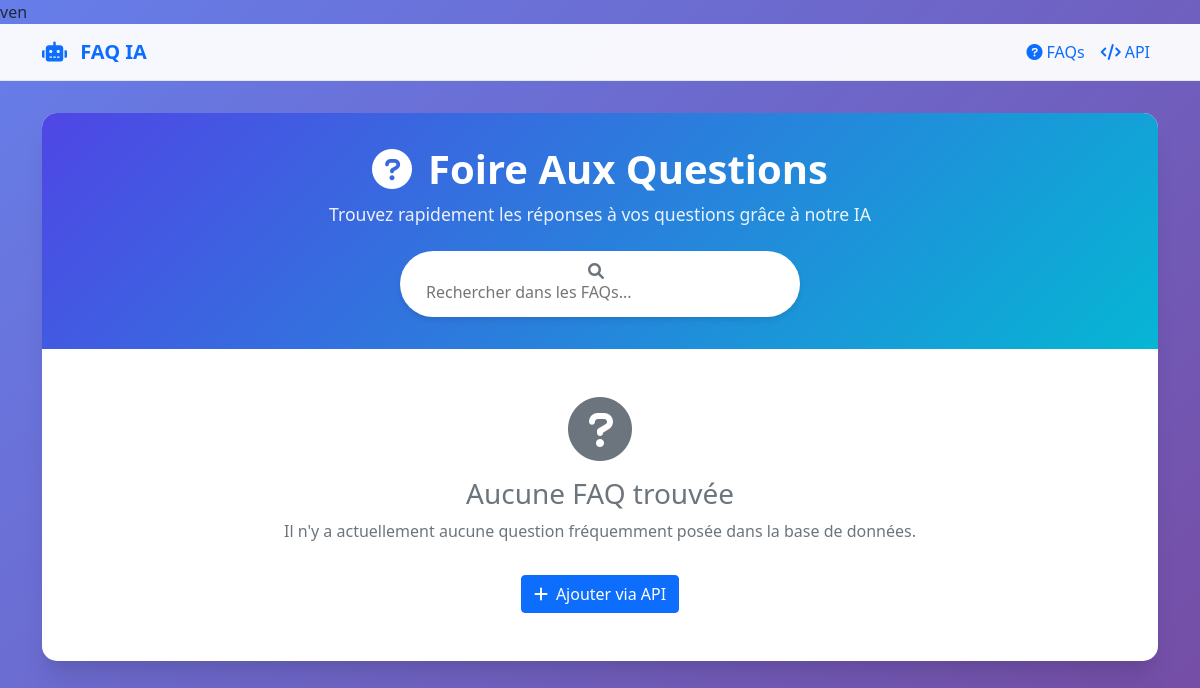
Page /faqs on the earlier database version.
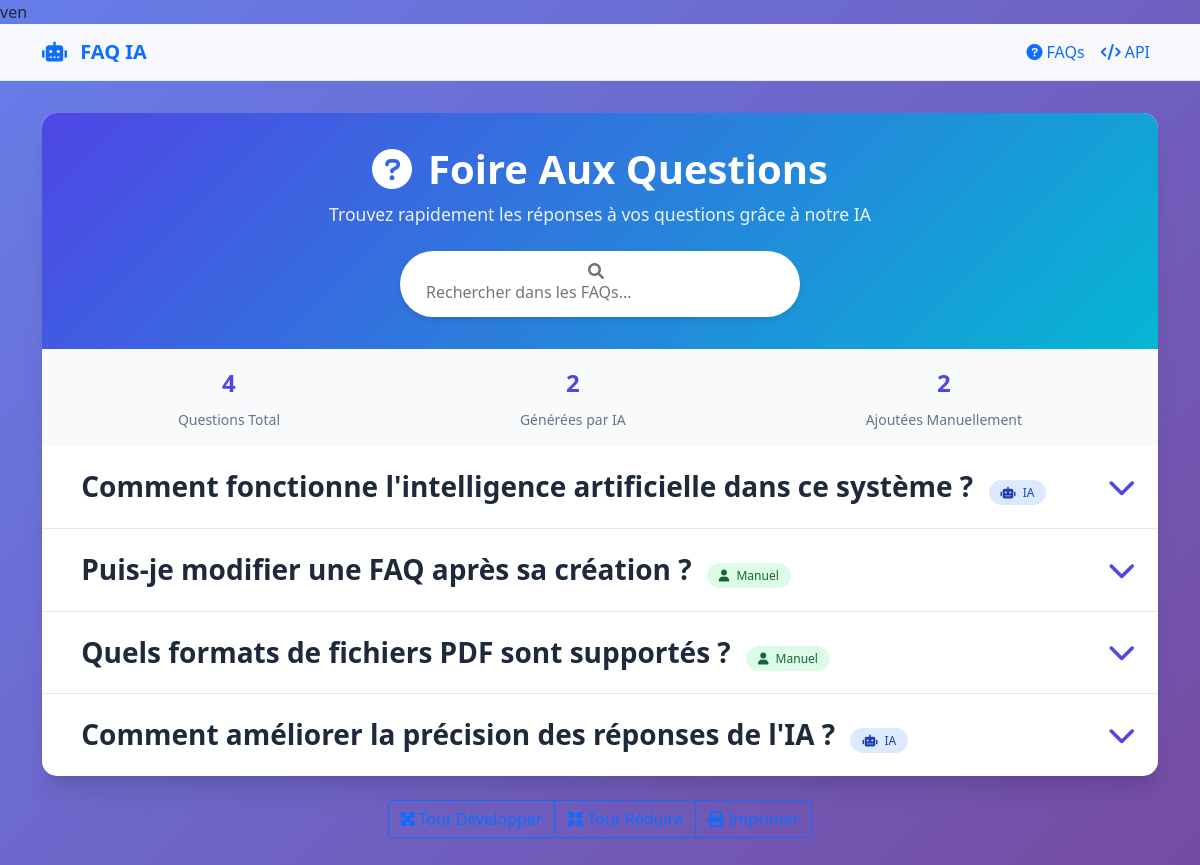
Same page on the later database version.
### models/__init__.py (models this page shows)
class FAQ(db.Model):
    id = db.Column(db.Integer, primary_key=True)
    question = db.Column(db.Text, nullable=False)
    answer = db.Column(db.Text, nullable=False)
    source = db.Column(db.String(20), nullable=False)  # 'manuel' ou 'ia'
    created_at = db.Column(db.DateTime, server_default=db.func.now())
    updated_at = db.Column(db.DateTime, onupdate=db.func.now())

### view/faq.py (the view)
@faq_bp.route('/', methods=['GET'])
@faq_bp.route('/faqs', methods=['GET'])
def faq_list():
    faqs = FAQ.query.order_by(FAQ.created_at.desc()).all()
    return render_template('faq_list.html', faqs=faqs)

### app.py (called while the page is built)
@app.template_filter('nl2br')
def nl2br_filter(text):
    if text is None:
        return ''
    return text.replace('\n', '<br>\n')

### templates/faq_list.html (shortened to what this page needs)
ven{% extends "base.html" %}
{% block content %}
<div class="content-card">
    <div class="page-header">
        <h1><i class="fas fa-question-circle me-3"></i>Foire Aux Questions</h1>
        <p>Trouvez rapidement les réponses à vos questions grâce à notre IA</p>
        <div class="search-bar">
            <i class="fas fa-search text-muted me-2"></i>
            <input type="text" id="searchInput" placeholder="Rechercher dans les FAQs..." />
        </div>
    </div>
    {% if faqs %}
    <div class="stats-container">
        <div class="stat-item">
            <div class="stat-number">{{ faqs|length }}</div>
            <div class="stat-label">Questions Total</div>
        </div>
        <div class="stat-item">
            <div class="stat-number">{{ faqs|selectattr("source", "equalto", "ia")|list|length }}</div>
            <div class="stat-label">Générées par IA</div>
        </div>
        <div class="stat-item">
            <div class="stat-number">{{ faqs|selectattr("source", "equalto", "manuel")|list|length }}</div>
            <div class="stat-label">Ajoutées Manuellement</div>
        </div>
    </div>
    <div class="faq-container">
        {% for faq in faqs %}
        <div class="faq-item" data-faq-id="{{ faq.id }}">
            <h3 class="faq-question" onclick="toggleFaq(this)">
                <span>
                    {{ faq.question }}
                    {% if faq.source %}
                    <span class="source-badge ms-2 {{ 'source-ia' if faq.source == 'ia' else 'source-manual' }}">
                        <i class="fas {{ 'fa-robot' if faq.source == 'ia' else 'fa-user' }} me-1"></i>
                        {{ 'IA' if faq.source == 'ia' else 'Manuel' }}
                    </span>
                    {% endif %}
                </span>
                <i class="fas fa-chevron-down faq-icon"></i>
            </h3>
        </div>
        {% endfor %}
    </div>
    {% else %}
    <div class="text-center py-5">
        <i class="fas fa-question-circle text-muted" style="font-size: 4rem;"></i>
        <h3 class="mt-3 text-muted">Aucune FAQ trouvée</h3>
        <p class="text-muted">Il n'y a actuellement aucune question fréquemment posée dans la base de données.</p>
        <a href="/api/faq" class="btn btn-primary mt-3">
            <i class="fas fa-plus me-2"></i>Ajouter via API
        </a>
    </div>
    {% endif %}
</div>
{% if faqs %}
<div class="mt-4 text-center">
    <div class="btn-group" role="group">
        <button type="button" class="btn btn-outline-primary" onclick="expandAll()">
            <i class="fas fa-expand-arrows-alt me-1"></i>Tout Développer
        </button>
        <button type="button" class="btn btn-outline-primary" onclick="collapseAll()">
            <i class="fas fa-compress-arrows-alt me-1"></i>Tout Réduire
        </button>
        <button type="button" class="btn btn-outline-primary" onclick="printFAQs()">
            <i class="fas fa-print me-1"></i>Imprimer
        </button>
    </div>
</div>
{% endif %}
{% endblock %}

### templates/base.html (shortened to what this page needs)
<!DOCTYPE html>
<html lang="fr">
<head>
    <link href="https://cdn.jsdelivr.net/npm/bootstrap@5.1.3/dist/css/bootstrap.min.css" rel="stylesheet">
    <link href="https://cdnjs.cloudflare.com/ajax/libs/font-awesome/6.0.0/css/all.min.css" rel="stylesheet">
</head>
<body>
    <nav class="navbar navbar-expand-lg">
        <div class="container">
            <a class="navbar-brand" href="{{ url_for('faq.faq_list') }}">
                <i class="fas fa-robot text-primary me-2"></i>
                <strong>FAQ IA</strong>
            </a>
            <div class="navbar-nav ms-auto">
                <a class="nav-link" href="{{ url_for('faq.faq_list') }}">
                    <i class="fas fa-question-circle me-1"></i>FAQs
                </a>
                <a class="nav-link" href="/api/faq">
                    <i class="fas fa-code me-1"></i>API
                </a>
            </div>
        </div>
    </nav>
    <div class="main-container">
        <div class="container">
            {% block content %}{% endblock %}
        </div>
    </div>
</body>
</html>

### templates/base.html (style rules this page uses)
:root { --primary-color: #4f46e5; --secondary-color: #f8fafc; --accent-color: #06b6d4; --text-dark: #1e293b; --border-color: #e2e8f0; }
body { font-family: 'Segoe UI', Tahoma, Geneva, Verdana, sans-serif; background: linear-gradient(135deg, #667eea 0%, #764ba2 100%); min-height: 100vh; color: var(--text-dark); }
.navbar { background: rgba(255, 255, 255, 0.95); backdrop-filter: blur(10px); border-bottom: 1px solid var(--border-color); }
.main-container { padding: 2rem 0; min-height: calc(100vh - 76px); }
.content-card { background: white; border-radius: 15px; box-shadow: 0 20px 25px -5px rgba(0, 0, 0, 0.1), 0 10px 10px -5px rgba(0, 0, 0, 0.04); border: none; overflow: hidden; }
.page-header { background: linear-gradient(135deg, var(--primary-color) 0%, var(--accent-color) 100%); color: white; padding: 2rem; text-align: center; }
.page-header h1 { margin: 0; font-weight: 600; font-size: 2.5rem; }
.page-header p { margin: 0.5rem 0 0 0; opacity: 0.9; font-size: 1.1rem; }
.search-bar { background: white; border-radius: 50px; padding: 0.75rem 1.5rem; margin: 1.5rem auto 0; max-width: 400px; box-shadow: 0 4px 6px -1px rgba(0, 0, 0, 0.1); }
.search-bar input { border: none; outline: none; width: 100%; background: transparent; }
.faq-item { border-bottom: 1px solid var(--border-color); transition: all 0.3s ease; }
.faq-item:last-child { border-bottom: none; }
.faq-question { cursor: pointer; padding: 1.5rem; margin: 0; font-weight: 600; color: var(--text-dark); display: flex; justify-content: space-between; align-items: center; }
.faq-icon { color: var(--primary-color); transition: transform 0.3s ease; }
.source-badge { font-size: 0.75rem; padding: 0.25rem 0.75rem; border-radius: 50px; font-weight: 500; }
.source-manual { background: #dcfce7; color: #166534; }
.source-ia { background: #dbeafe; color: #1e40af; }
.stats-container { background: var(--secondary-color); padding: 1rem; display: flex; justify-content: space-around; text-align: center; }
.stat-item { display: flex; flex-direction: column; gap: 0.5rem; }
.stat-number { font-size: 1.5rem; font-weight: bold; color: var(--primary-color); }
.stat-label { font-size: 0.875rem; color: #64748b; }

Differences in the rows shown:
added FAQ: question "Comment fonctionne l'intelligence artificielle dans ce système ?", source "IA"
added FAQ: question "Puis-je modifier une FAQ après sa création ?", source "Manuel"
added FAQ: question "Quels formats de fichiers PDF sont supportés ?", source "Manuel"
added FAQ: question "Comment améliorer la précision des réponses de l'IA ?", source "IA"
Other differences:
{{ faqs|length }}: (not shown) → "4"
{{ faqs|selectattr("source", "equalto", "ia")|list|length }}: (not shown) → "2"
{{ faqs|selectattr("source", "equalto", "manuel")|list|length }}: (not shown) → "2"
text no longer shown: "Aucune FAQ trouvée Il n'y a actuellement aucune question fréquemment posée dans la base de données. Ajouter via API"
text now shown: "Questions Total Générées par IA Ajoutées Manuellement"
